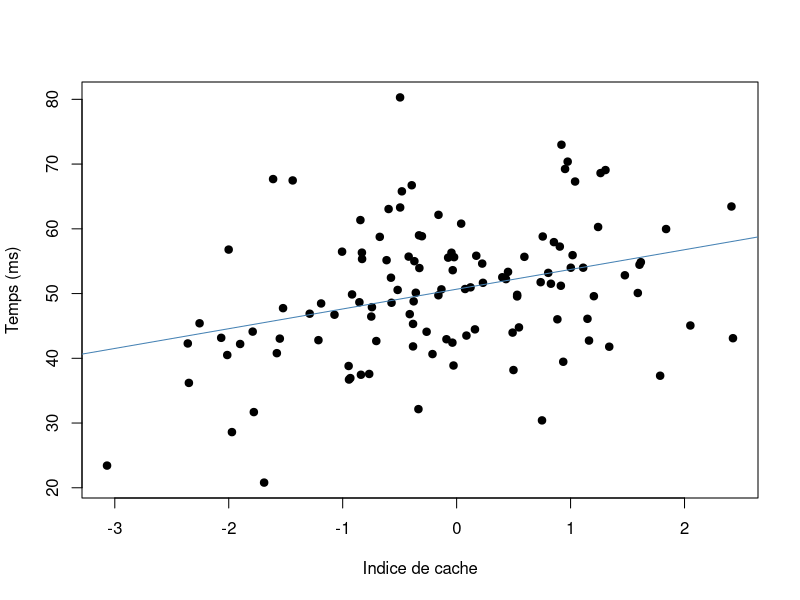

This figure's R source:
## ---- chunk 1
knitr::opts_chunk$set(echo = TRUE, warning = TRUE, message = FALSE,
                      fig.width = 6, fig.height = 4)
## ---- chunk 2
set.seed(1616)
brut <- data.frame(charge = rnorm(120))
brut$cache <- .6*brut$charge + .8*rnorm(120)
brut$temps <- 50 - 3*brut$cache + 10*brut$charge + rnorm(120, sd=3)
brut$charge[c(3,17)] <- NA
## ---- chunk 3
d <- brut[complete.cases(brut[,c("temps","cache","charge")]), ]
m0 <- lm(temps ~ cache, data=d)
m1 <- lm(temps ~ cache + charge, data=d)
A <- model.matrix(m1)
stopifnot(nobs(m0)==nobs(m1), qr(A)$rank==ncol(A))
X <- as.matrix(d[,c("cache","charge")])
b_cov <- as.vector(solve(cov(X), cov(X,d$temps)))
stopifnot(max(abs(b_cov-coef(m1)[c("cache","charge")])) < 1e-9)
delta <- unname(coef(m0)["cache"]-coef(m1)["cache"])
delta_formule <- unname(coef(m1)["charge"]*cov(d$cache,d$charge)/var(d$cache))
stopifnot(abs(delta-delta_formule) < 1e-9)
nu <- nrow(d)-3
sortie <- coef(summary(m1))
t_cache <- sortie["cache","Estimate"]/sortie["cache","Std. Error"]
p_cache <- 2*pt(-abs(t_cache), df=nu)
RSS <- sum(residuals(m1)^2); TSS <- sum((d$temps-mean(d$temps))^2)
F_global <- ((TSS-RSS)/2)/(RSS/nu)
p_global <- pf(F_global, df1=2, df2=nu, lower.tail=FALSE)
stopifnot(abs(p_cache-sortie["cache","Pr(>|t|)"]) < 1e-12,
          abs(F_global-unname(summary(m1)$fstatistic[1])) < 1e-9,
          summary(m1)$r.squared >= summary(m0)$r.squared)
print(list(coefficients_simple=coef(m0), coefficients_partiels=coef(m1),
           decalage=delta, formule=delta_formule,
           t_cache=t_cache, ddl=nu, p_cache=p_cache,
           F=F_global, ddl_F=c(2,nu), p_global=p_global,
           R2=c(simple=summary(m0)$r.squared, multiple=summary(m1)$r.squared)))
cat(sprintf("Sans ajustement pour la charge, une unité de cache est associée à %.3f ms de différence moyenne.\n", coef(m0)["cache"]))
cat(sprintf("À charge fixée, l’association estimée est %.3f ms par unité (IC 95 %% [%.3f ; %.3f]).\n", coef(m1)["cache"], confint(m1,"cache")[1], confint(m1,"cache")[2]))
plot(d$cache,d$temps, xlab="Indice de cache", ylab="Temps (ms)", pch=19)
abline(m0, col="steelblue")
